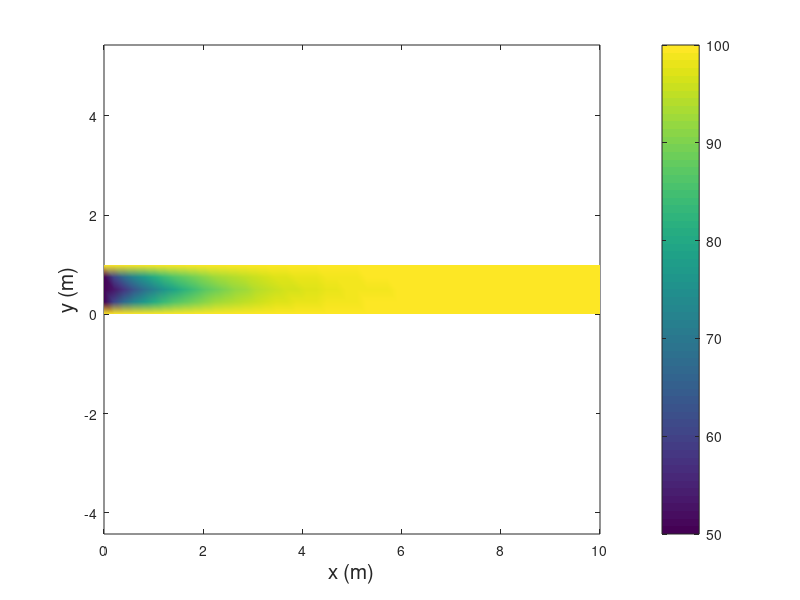
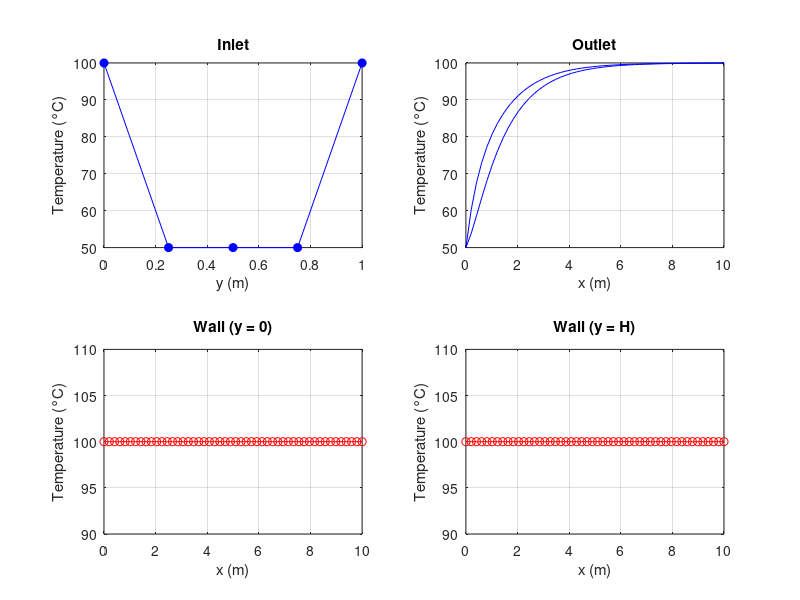
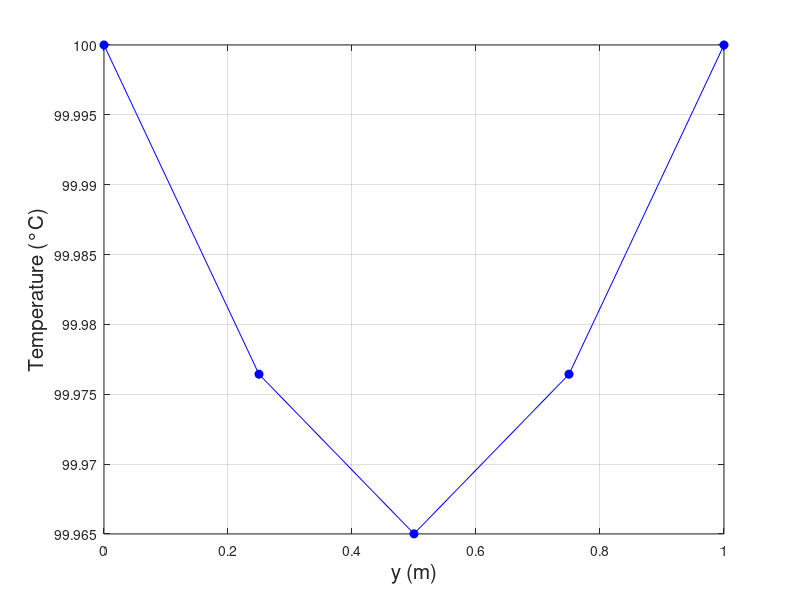
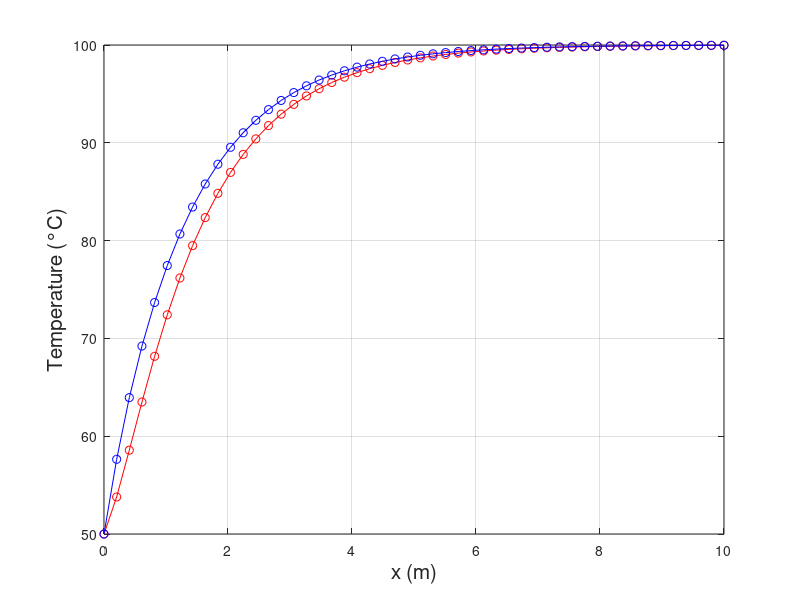

These figures' MATLAB source, in order: (Note: this script raises an error after producing the figures.)
clear;
clc;
close all;

% Physical Parameters
rho = 1;  % Density kg/m^3
cp = 10;  % Specific heat capacity J/(K*kg)
k = 0.12;  % Thermal conductivity W/(m*K)
nu = 1e-2;  % Kinematic viscosity m^2/s
Gamma = k/cp;  % Heat diffusion coefficient kg/(m*s)
L = 10;  % Channel length m
H = 1;  % Channel height m
Pe = 16.5;  % Peclet number
u_mean = Pe*Gamma/(2*H*rho);  % Average speed m/s
Re = 2*H*u_mean/nu;  % Reynolds number

% Mesh Parameters
nx = 50;  % Coarse mesh x refinement
ny = 5;  % Coarse mesh y refinement
dx = L/(nx-1);
dy = H/(ny-1);
N = nx*ny; % DOF number

% Boundary Temperature Parameters
T_in = 50;  % Inlet temperature °C
T_wall = 100;  % Wall temperature °C

% Velocity Field Function
u_x = @(y) 6*u_mean.*(y/H).*(1-(y/H));

% Initialize coefficient matrix A and right-hand side vector b
A = zeros(N, N);
b = zeros(N, 1);

% Fill in the Equations for the internal CV
% Diffusion coefficient
D_e = Gamma*dy/dx;  % Eastern
D_w = Gamma*dy/dx;  % Western
D_n = Gamma*dx/dy;  % Northern
D_s = Gamma*dx/dy;  % Southern

for i = 2:(ny-1)
% Advection coefficient
y_e = H - (i-1)*dy;  % y_eastern
ux_e = u_x(y_e);  % Mean velocity
F_e = rho * ux_e * dy;  % Eastbound convection flux
F_w = F_e;  % Incompressible flow

% Coefficients of Algebraic Equations
a_E = D_e + max(-F_e,0);
a_W = D_w + max(F_w,0);
a_N = D_n;
a_S = D_s;
a_P = a_E + a_W + a_N + a_S;

    for j = 2:(nx-1)
        n = (i-1)*nx + j;

        % Fill matrix A (The internal CV has no source term, so b(n) is zero
        A(n,n) = a_P;
        A(n,n+1) = -a_E;
        A(n,n-1) = -a_W;
        A(n,n+nx) = -a_N;
        A(n,n-nx) = -a_S;
    end
end

% Fill boundary conditions at the inlet (Dirichlet T=T_in)
for i = 2:ny-1
    n = (i-1)*nx + 1;
    A(n,:) = 0;
    A(n,n) = 1;
    b(n) = T_in;
end

% Fill the boundary conditions at the outlet (Neumann)
for i = 2:ny-1
    n = (i-1)*nx + nx;

    % Advection coefficient
    y_e = H - (i-1)*dy;  % y_eastern
    ux_e = u_x(y_e);  % Mean velocity
    F_e = rho * ux_e * dy;  % Eastbound convection flux
    F_w = F_e;  % Incompressible flow
    
    % Coefficients of Algebraic Equations
    a_W = D_w + max(F_w,0);
    a_N = D_n;
    a_S = D_s;
    a_P = a_W + a_N + a_S;

    A(n,n) = a_P;
    A(n,n+1) = 0;
    A(n,n-1) = -a_W;
    A(n, n+nx) = -a_N;
    A(n, n-nx) = -a_S;
    b(n) = 0;
end

% Fill boundary conditions at the walls including 4 corner CVs (Dirichlet T=T_wall)
for j = 1:nx
    % Lower wall surface
    n = (ny-1)*nx + j;
    A(n,:) = 0;
    A(n,n) = 1;
    b(n) = T_wall;
    
    % Upper wall surface
    n = j;
    A(n,:) = 0;
    A(n,n) = 1;
    b(n) = T_wall;
end

% Solve the linear equation system
T = A\b;

T_2D = reshape(T, nx, ny)';
x_coords = linspace(0, L, nx);   
y_coords = linspace(0, H, ny);    
[X, Y] = meshgrid(x_coords, y_coords);

% Visualization and Validation of Temperature Fields
figure('Name', 'Coarse-mesh temperature field');
pcolor(X, Y, T_2D);   
shading interp;
colorbar;               
xlabel('x (m)', 'FontSize', 15);       
ylabel('y (m)', 'FontSize', 15);        
%title(['Channel temperature field（nx=' num2str(nx) ', ny=' num2str(ny) '）']);
axis equal tight;

%%% 12.
figure('Name', 'Boundary conditions validation');

% Verify inlet temperature (plotting the temperature curve at x=0)
subplot(2, 2, 1);
plot(y_coords, T_2D(:, 1), 'b-o', 'MarkerFaceColor', 'blue');             
xlabel('y (m)');
ylabel('Temperature (°C)');
title('Inlet');
grid on;

% Verify visualizartion of the outlet temperature
subplot(2, 2, 2);
plot(x_coords, T_2D(2,:), 'b');  
hold on;
plot(x_coords, T_2D(ny-2,:), 'b');  
xlabel('x (m)');
ylabel('Temperature (°C)');
title('Outlet');
grid on;

% Verify wall surface temperature (plotting the temperature curve at y=0)
subplot(2, 2, 3);
plot(x_coords, T_2D(ny, :), 'r-o');        
xlabel('x (m)');
ylabel('Temperature (°C)');
title('Wall (y = 0)');
grid on;

% Verify wall surface temperature (plotting the temperature curve at y=H)
subplot(2, 2, 4);
plot(x_coords, T_2D(1,:), 'r-o');       
xlabel('x (m)');
ylabel('Temperature (°C)');
title('Wall (y = H)');
grid on;

%%% 13.
figure();
plot(y_coords, T_2D(:, nx), 'b-o', 'MarkerFaceColor', 'blue');             
xlabel('y (m)',  'FontSize', 15);
ylabel('Temperature (°C)', 'FontSize', 15);
%title('Outlet');
grid on;

figure();
plot(x_coords, T_2D(ceil(ny/2),:), 'r-o');
hold on;
T_mean_weighted =@(T) u_x(y_coords) * T / sum(u_x(y_coords));
T_mean_weighted_values = zeros(size(x_coords, 2), 1);

for i=1:size(x_coords, 2)
    T_mean_weighted_values(i) = T_mean_weighted(T_2D(:,i));
end

plot(x_coords, T_mean_weighted_values, 'b-o');
xlabel('x (m)', 'FontSize', 15);
ylabel('Temperature (°C)', 'FontSize', 15);
%title('Wall (y = H)');
grid on;

x_entry_index = 0;
for i=1:size(x_coords, 2)
    if T_2D(ceil(ny/2),i) >= 0.9 * T_wall
        x_entry_index = i;
        break
    end
end

xline(x_coords(x_entry_index), '-', 'LineWidth', 3);
legend('Centerline temperature', 'Weighted mean temperature', 'Entry length', 'FontSize', 20)
disp(x_coords(x_entry_index));

%%% 14.
function [it, sol] = sor(A, b, w, guess, tol)
    n = size(b,1);
    sol = guess;
    solnew = zeros(n,1);

    it = 0;
    var1 = tol + 1;
    var2 = tol + 1;
    while var1 > tol || var2 > tol
        for i=1:n
            solnew(i) = (b(i) - A(i, i+1:end)*sol(i+1:end) - A(i, 1:i-1)*solnew(1:i-1)) / A(i, i);
        end

        solold = sol;
        sol = (1 - w) * sol + w * solnew;
        var1 = sqrt(sum((sol - solold).^2)) / sqrt(sum((solold).^2));
        var2 = sqrt(sum((A*sol - b).^2)) / sqrt(sum((diag(A)' * sol).^2));
        it = it + 1;
    end
end

guess = 50*ones(N, 1);

for j = 1:nx
    % Lower wall surface
    n = (ny-1)*nx + j;
    guess(n) = T_wall;
    
    % Upper wall surface
    n = j;
    guess(n) = T_wall;
end

[it, sol] = sor(A, b, 1.7, guess, 1e-5);
